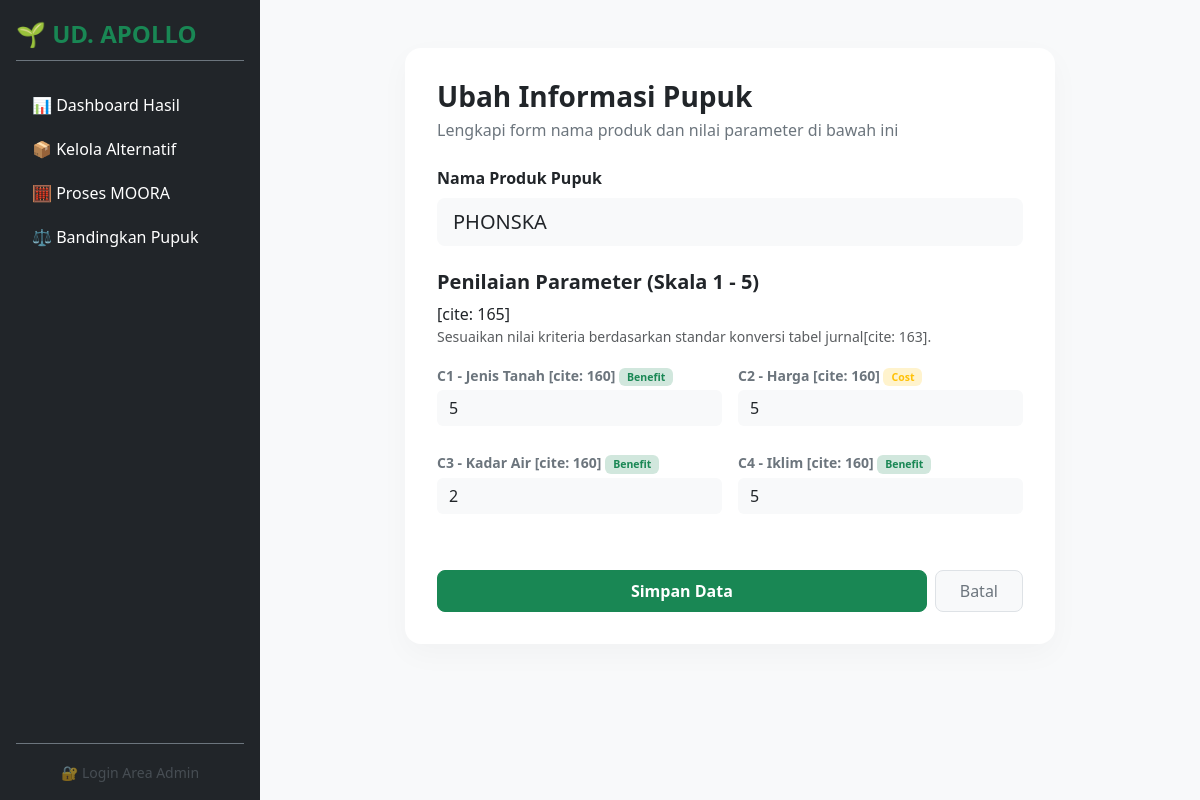
The page /form_alternatif.php?edit=4 on the database its author committed.
### tables this page shows
CREATE TABLE `alternatif` (
  `id_alternatif` int(11) NOT NULL,
  `nama_alternatif` varchar(100) NOT NULL,
  `keterangan` text DEFAULT NULL
);

CREATE TABLE `kriteria` (
  `id_kriteria` int(11) NOT NULL,
  `kode_kriteria` varchar(5) NOT NULL,
  `nama_kriteria` varchar(100) NOT NULL,
  `bobot` double NOT NULL,
  `atribut` enum('benefit','cost') NOT NULL
);

CREATE TABLE `matriks_keputusan` (
  `id_matriks` int(11) NOT NULL,
  `id_alternatif` int(11) DEFAULT NULL,
  `id_kriteria` int(11) DEFAULT NULL,
  `nilai` double NOT NULL
);

### form_alternatif.php (called while the page is built, shortened)
<?php
require_once 'config/config.php';
$nama_alt = "";
$is_edit = false;
$nilai_lama = [];
if (isset($_GET['edit'])) {
    $id_alt = intval($_GET['edit']);
    $is_edit = true;
    $alt_res = $conn->query("SELECT nama_alternatif FROM alternatif WHERE id_alternatif = $id_alt");
    if ($alt_data = $alt_res->fetch_assoc()) {
        $nama_alt = $alt_data['nama_alternatif'];
    }
    $matriks_res = $conn->query("SELECT id_kriteria, nilai FROM matriks_keputusan WHERE id_alternatif = $id_alt");
    while ($m = $matriks_res->fetch_assoc()) {
        $nilai_lama[$m['id_kriteria']] = $m['nilai'];
    }
}
$kriteria_res = $conn->query("SELECT * FROM kriteria ORDER BY kode_kriteria");
$list_kriteria = [];
while ($k = $kriteria_res->fetch_assoc()) {
    $list_kriteria[] = $k;
}
include 'views/alternatif_form.php';
?>

### views/alternatif_form.php (the view, shortened to what this page needs)
<!DOCTYPE html>
<html lang="id">
<head>
    <link rel="stylesheet" href="https://cdn.jsdelivr.net/npm/bootstrap@5.3.0/dist/css/bootstrap.min.css">
</head>
<body class="d-flex">
    <?php include 'includes/sidebar.php'; ?>
    <div class="flex-grow-1 p-5 d-flex justify-content-center align-items-start">
        <div class="form-card w-100" style="max-width: 650px;">
            <h3 class="fw-bold text-dark mb-1"><?= $is_edit ? 'Ubah Informasi Pupuk' : 'Tambah Produk Baru'; ?></h3>
            <p class="text-secondary mb-4">Lengkapi form nama produk dan nilai parameter di bawah ini</p>
            <form method="POST">
                <div class="mb-4">
                    <label class="form-label fw-semibold text-dark">Nama Produk Pupuk</label>
                    <input type="text" name="nama_alternatif"
                        class="form-control form-control-lg bg-light border-0 px-3" value="<?= $nama_alt; ?>" required
                        placeholder="Masukkan nama pupuk...">
                </div>
                <h5 class="fw-bold text-dark mt-4 mb-2">Penilaian Parameter (Skala 1 - 5)</h5> [cite: 165]
                <p class="text-muted small mb-3">Sesuaikan nilai kriteria berdasarkan standar konversi tabel
                    jurnal[cite: 163].</p>
                <div class="row g-3">
                    <?php foreach ($list_kriteria as $k) :
                        $id_k = $k['id_kriteria'];
                        $val = isset($nilai_lama[$id_k]) ? $nilai_lama[$id_k] : '';
                    ?>
                    <div class="col-md-6 mb-2">
                        <label class="form-label small fw-semibold text-secondary mb-1">
                            <?= $k['kode_kriteria']; ?> - <?= $k['nama_kriteria']; ?> [cite: 160]
                            <?= statusBadge($k['atribut']); ?>
                        </label>
                        <input type="number" step="any" name="nilai_kriteria[<?= $id_k; ?>]"
                            class="form-control bg-light border-0" value="<?= $val; ?>" min="1" max="5" required
                            placeholder="Nilai (1-5)">
                    </div>
                    <?php endforeach; ?>
                </div>
                <div class="d-flex gap-2 mt-5">
                    <button type="submit" class="btn btn-success px-4 py-2 rounded-3 fw-semibold flex-grow-1">Simpan
                        Data</button>
                    <a href="alternatif.php" class="btn btn-light px-4 py-2 rounded-3 text-secondary border">Batal</a>
                </div>
            </form>
        </div>
    </div>
</body>
</html>

### config/config.php (shortened to what this page needs)
<?php
function statusBadge($text) {
    if (strtolower($text) == 'benefit') {
        return '<span class="badge bg-success-subtle text-success px-2 py-1">Benefit</span>';
    }
    return '<span class="badge bg-warning-subtle text-warning px-2 py-1">Cost</span>';
}
?>

### views/alternatif_form.php (style rules this page uses)
body { background-color: #f8f9fa; font-family: 'Segoe UI', sans-serif; }
.form-card { background: white; border-radius: 16px; padding: 32px; box-shadow: 0 10px 30px rgba(0, 0, 0, 0.03); }

### rows shown on the page
alternatif: nama_alternatif "PHONSKA"
kriteria: kode_kriteria "C1", nama_kriteria "Jenis Tanah", atribut "Benefit", id_kriteria.nilai "5"
kriteria: kode_kriteria "C2", nama_kriteria "Harga", id_kriteria.nilai "5"
kriteria: kode_kriteria "C3", nama_kriteria "Kadar Air", atribut "Benefit", id_kriteria.id_kriteria "2"
kriteria: kode_kriteria "C4", nama_kriteria "Iklim", atribut "Benefit", id_kriteria.nilai "5"
